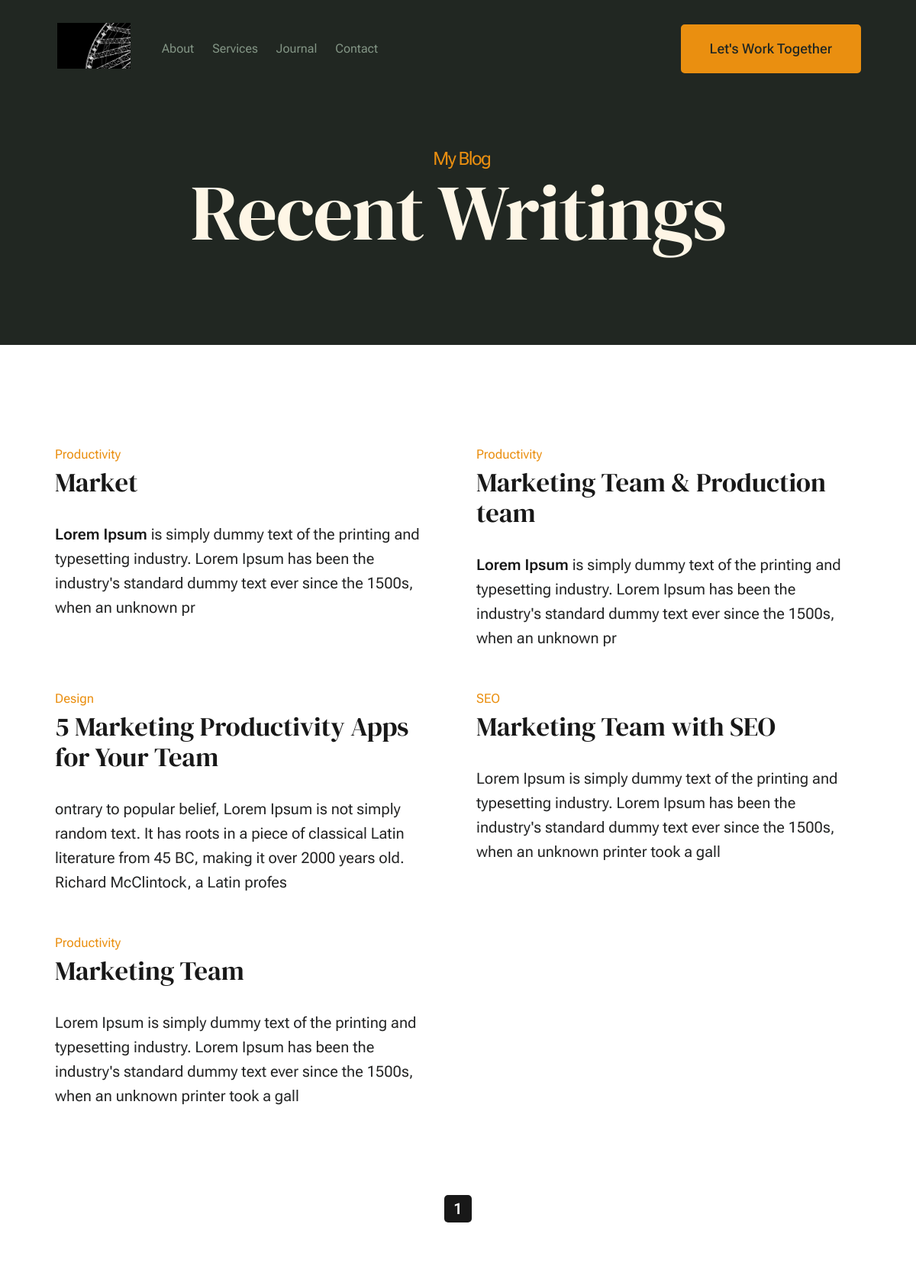
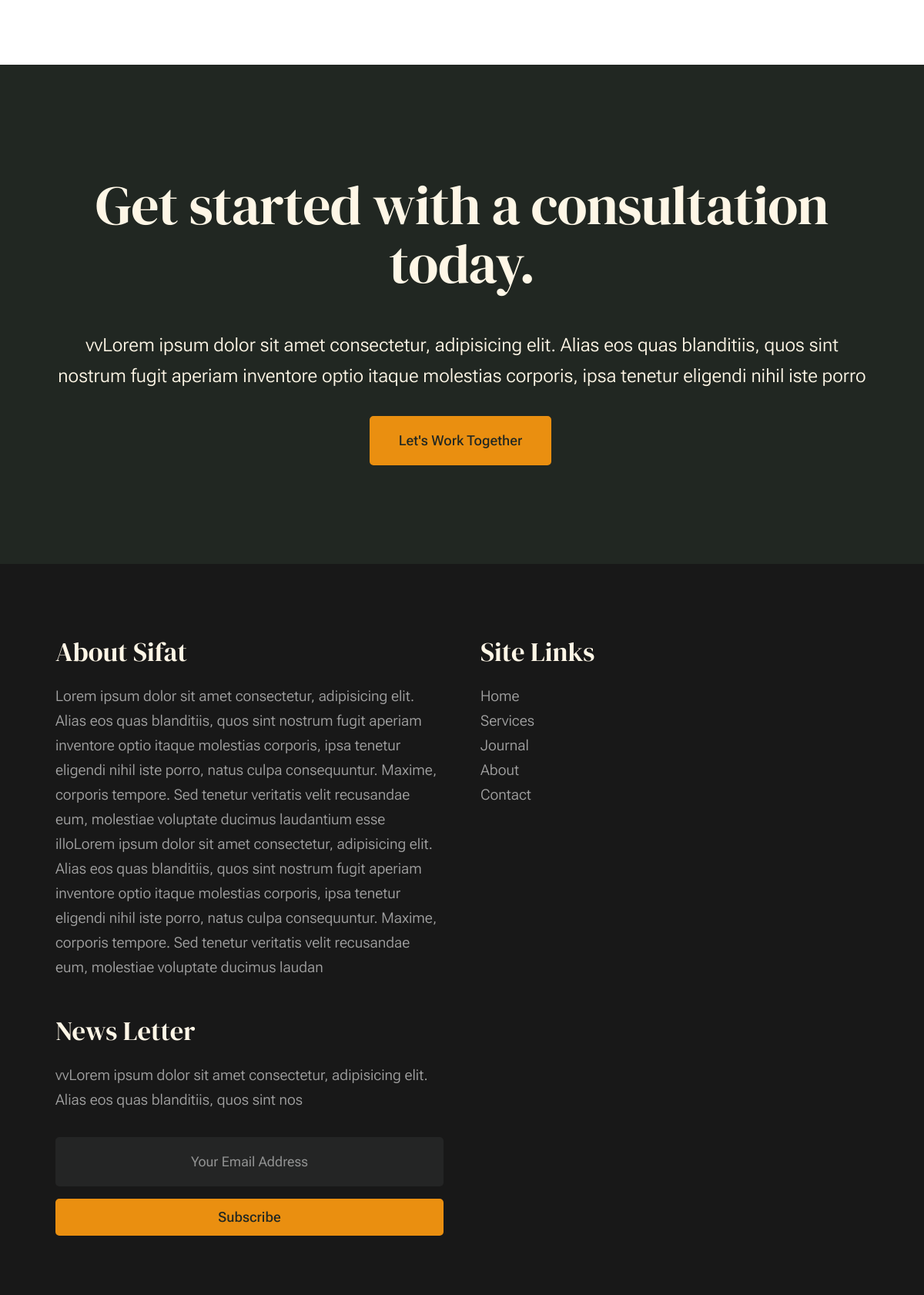
Screenshot of /blog/ (upper part) with the database file from the repository (2 pictures, top to bottom).
### website/models.py (models this page shows, shortened)
class WebsiteSetting(models.Model):
    site_name = models.CharField(max_length=25)
    owner_image = models.ImageField('owner/')
    owner_about = models.TextField(null=True, blank=True)
    logo = models.ImageField(upload_to='logo/')
    favicon = models.ImageField(upload_to='favicon/')
    home_title = models.CharField(max_length=150)
    scroll_button = models.CharField(max_length=20)
    facebook = models.CharField(max_length=50)
    twitter = models.CharField(max_length=50)
    instagram = models.CharField(max_length=50)
    dribble = models.CharField(max_length=50)
    about_pre_title = models.CharField(max_length=15)
    about_title = models.CharField(max_length=30)
    about_background_image = models.ImageField('about/')
    about_desc = models.TextField(null=True, blank=True)
    expertise_pre_title = models.CharField(max_length=15)
    expertise_title = models.CharField(max_length=30)
    expertise_desc = models.TextField(max_length=300)
    expertise_button_text = models.CharField(max_length=20)
    clients_pre_title = models.CharField(max_length=15)
    clients_title = models.CharField(max_length=100)
    clients_desc = models.TextField(null=True, blank=True)
    testimonials_pre_title = models.CharField(max_length=20)
    testimonials_title = models.CharField(max_length=30)
    cta_title = models.CharField(max_length=50)
    cta_desc = models.TextField(max_length=200)
    cta_button = models.CharField(max_length=20)
    article_pre_title = models.CharField(max_length=15)
    article_title = models.CharField(max_length=30)
    about_page_content_title = models.CharField(max_length=80)
    about_page_content_desc = models.TextField()
    about_page_main_content_title = models.CharField(max_length=50)
    about_page_main_content_desc = models.TextField()
    about_page_value_title = models.CharField(max_length=50)
    about_page_together_work_title = models.CharField(max_length=50)
    about_page_together_work_desc = RichTextField()
    more_abouts_owner_title = models.CharField(max_length=80)
    more_abouts_owner_desc = models.TextField()
    services_page_pre_title = models.CharField(max_length=20)
    services_page_title = models.CharField(max_length=30)
    services_page_display_title = models.CharField(max_length=50)
    services_page_display_desc = models.TextField()
    blog_page_pre_title = models.CharField(max_length=20)
    blog_page_title = models.CharField(max_length=50)
    contact_page_pre_title = models.CharField(max_length=20)
    contact_page_title = models.CharField(max_length=30)
    contact_page_content_title = models.CharField(max_length=80)
    contact_page_desc = models.TextField()
    contact_page_image = models.ImageField(upload_to='contact/')
    newsLetter_title = models.CharField(max_length=20)
    newsLetter_desc = models.TextField(max_length=100)
    email = models.EmailField(max_length=30)
    alt_email = models.EmailField(max_length=30, null=True, blank=True)
    email_button_text = models.CharField(max_length=40)
    phone = models.CharField(max_length=15)
    alt_phone = models.CharField(max_length=15, null=True, blank=True)
    designs_year = models.CharField(max_length=5)
    designer_name = models.CharField(max_length=30)
    designer_profile = models.CharField(max_length=60)
    @property
    def short_cta_desc(self):
        return self.cta_desc[:200]

class Article(models.Model):
    title = models.CharField(max_length=150)
    category = models.ForeignKey(ArticleCategory, on_delete=models.CASCADE)
    image1 = models.ImageField(upload_to='article/')
    image2 = models.ImageField(upload_to='article/')
    desc = RichTextField()
    desc2 = RichTextField(blank=True,null=True)
    desc3 = RichTextField(blank=True,null=True)
    blockquote_title = models.CharField(max_length=20, null=True, blank=True)
    blockquote_desc = models.TextField(null=True, blank=True)
    timestamp = models.DateTimeField(auto_now=True)
    @property
    def short_desc(self):
        return self.desc[:200]

class ArticleCategory(models.Model):
    category = models.CharField(max_length=30)
    def __str__(self):
        return self.category

### website/views.py (the view)
# urls.py: path('blog/', views.BlogView.as_view(), name='blog'),
class BlogView(TemplateView):
    template_name = 'blog.html'
    def get_context_data(self, **kwargs):
        articles =  Article.objects.order_by('-timestamp')
        paginator = Paginator(articles, 9)
        page_number = self.request.GET.get('page')
        context = super().get_context_data(**kwargs)
        context['websetting'] = WebsiteSetting.objects.last()
        context['articles'] = paginator.get_page(page_number)
        return context

### website/forms.py
class NewsletterForm(forms.ModelForm):
    class Meta:
        model = NewsletterSubscription
        fields = ['email']
        widgets = {
            'email': forms.EmailInput(attrs={
                'placeholder': 'Your Email Address',
                'class': 'u-fullwidth text-center',
            }),
        }

### website/context.py (called while the page is built)
def newsletter_form(request):
    return {
        'newsletter_form': NewsletterForm()
    }

### templates/blog.html (shortened to what this page needs)
{% extends 'bash.html' %}
{% load static %}
{% block content %}
    <div id="page" class="s-pagewrap">
       {% include 'header.html' %}
        <section id="content" class="s-content">
               <section class="s-pageheader pageheader">
                    <div class="row">
                        <div class="column xl-12">
                            <h1 class="page-title">
                                <span class="page-title__small-type text-pretitle">{{websetting.blog_page_pre_title}}</span>
                                {{websetting.blog_page_title}}
                            </h1>
                        </div>
                    </div>
               </section>
               <section class="s-pagecontent pagecontent">
                    <div class="row">
                        <div class="column xl-12 grid-block">
                                <div class="grid-full grid-list-items">
                                    {% for article in articles %}
                                    <div class="grid-list-items__item blog-card">
                                        <div class="blog-card__header">
                                            <div class="blog-card__cat-links">
                                                <a href="{% url 'blog' %}">{{article.category}}</a>
                                            </div>
                                            <h3 class="blog-card__title"><a href="{% url 'blog-details' article.id %}">{{article.title}}</a></h3>
                                        </div>
                                        <div class="blog-card__text">
                                            <p>
                                             {{article.short_desc | safe}}
                                            </p>
                                        </div>
                                    </div>
                                    {% endfor %}
                                </div>
                        </div>
                    </div>
                    <div class="row navigation pagination">
                        <div class="column xl-12">
                            <nav class="pgn">
                                <ul>
                                    {% for num in articles.paginator.page_range %}
                                    {% if num == articles.number %}
                                    <li><span class="pgn__num current">{{ num }}</span></li>
                                    {% elif num > articles.number|add:'-3' and num < articles.number|add:'3' %}
                                    <li><a class="pgn__num" href="?page={{ num }}">{{ num }}</a></li>
                                    {% endif %}
                                    {% endfor %}
                                </ul>
                            </nav>
                        </div>
                    </div>
               </section>
        </section>
        {% include 'cta.html' %}
       {% include 'footer.html' %}
    </div>
{% endblock %}

### templates/header.html (shortened to what this page needs)
        <header class="s-header">
            <div class="row s-header__inner width-sixteen-col">
                <div class="s-header__block">
                    <div class="s-header__logo">
                        <a class="logo" href="{% url 'home' %}">
                            <img src="{{websetting.logo.url}}" alt="Homepage">
                        </a>
                    </div>
                </div>
                <nav class="s-header__nav">
                    <ul class="s-header__menu-links">
                        <li><a href="{% url 'about' %}">About</a></li>
                        <li><a href="{% url 'services' %}">Services</a></li>
                        <li><a href="{% url 'blog' %}">Journal</a></li>
                        <li><a href="{% url 'contact' %}">Contact</a></li>
                    </ul>
                    <div class="s-header__contact">
                        <a href="{% url 'contact' %}" class="btn btn--primary s-header__contact-btn"> {{websetting.cta_button}}</a>
                    </div>
                </nav>
            </div>
        </header>

### templates/cta.html
<section id="cta" class="s-cta">
    <div class="row row-x-center text-center">
        <div class="column xl-8 lg-12">
            <div class="s-cta__content">
                <h2 class="text-display-title">
                {{websetting.cta_title}}
                </h2>
                <p class="lead">
                 {{websetting.short_cta_desc}}
                </p>
                <a href="{% url 'contact' %}" class="btn btn--primary"> {{websetting.cta_button}}</a>
            </div>
        </div>
    </div>
</section>

### templates/footer.html (shortened to what this page needs)
        <footer class="s-footer">
            <div class="row s-footer__content">
                <div class="column xl-6 lg-6 md-12 s-footer__block s-footer__about">
                    <h3>About {{websetting.site_name}}</h3>
                    <p>
                        {{websetting.owner_about}}
                    </p>
                </div>
                <div class="column xl-3 lg-6 md-12 s-footer__block s-footer__site-links">
                    <h3>Site Links</h3>
                    <ul class="link-list">
                        <li><a href="{% url 'home' %}">Home</a></li>
                        <li><a href="{% url 'services' %}">Services</a></li>
                        <li><a href="{% url 'blog' %}">Journal</a></li>
                        <li><a href="{% url 'about' %}">About</a></li>
                        <li><a href="{% url 'contact' %}">Contact</a></li>
                    </ul>
                </div>
                <div class="column xl-3 lg-6 md-12 tab-12 s-footer__block s-footer__newsletter">
                    <h3>{{websetting.newsLetter_title}}</h3>
                    <p>
                    {{websetting.newsLetter_desc}}
                    </p>
                    <div class="subscribe-form">
                        <form method="post" action="{% url 'newsletter_subscribe' %}" >
                            {{ newsletter_form.email }}
                            <button type="submit" class="btn--primary btn--small u-fullwidth">Subscribe</button>
                        </form>
                    </div>
                </div>
            </div>
        </footer>

### rows the page displays
WebsiteSetting: logo (picture), cta_button "Let's Work Together", blog_page_pre_title "My Blog", blog_page_title "Recent Writings", cta_title "Get started with a consultation today.", short_cta_desc "vvLorem ipsum dolor sit amet consectetur, adipisicing elit. Alias eos quas blanditiis, quos sint nostrum fugit aperiam inventore optio itaque molestias corporis, ipsa tenetur eligendi nihil iste porro", site_name "Sifat", owner_about "Lorem ipsum dolor sit amet consectetur, adipisicing elit. Alias eos quas blanditiis, quos sint nostrum fugit aperiam inventore optio itaque molestias corporis, ipsa tenetur eligendi nihil iste porro, natus culpa consequuntur. Maxime, corporis tempore. Sed tenetur veritatis velit recusandae eum, molestiae voluptate ducimus laudantium esse illoLorem ipsum dolor sit amet consectetur, adipisicing elit. Alias eos quas blanditiis, quos sint nostrum fugit aperiam inventore optio itaque molestias corporis, ipsa tenetur eligendi nihil iste porro, natus culpa consequuntur. Maxime, corporis tempore. Sed tenetur veritatis velit recusandae eum, molestiae voluptate ducimus laudan", newsLetter_title "News Letter", newsLetter_desc "vvLorem ipsum dolor sit amet consectetur, adipisicing elit. Alias eos quas blanditiis, quos sint nos"
Article: category "Productivity", title "Market", short_desc "Lorem Ipsum is simply dummy text of the printing and typesetting industry. Lorem Ipsum has been the industry's standard dummy text ever since the 1500s, when an unknown pr"
Article: category "Productivity", title "Marketing Team & Production team", short_desc "Lorem Ipsum is simply dummy text of the printing and typesetting industry. Lorem Ipsum has been the industry's standard dummy text ever since the 1500s, when an unknown pr"
Article: category "Design", title "5 Marketing Productivity Apps for Your Team", short_desc "ontrary to popular belief, Lorem Ipsum is not simply random text. It has roots in a piece of classical Latin literature from 45 BC, making it over 2000 years old. Richard McClintock, a Latin profes"
Article: category "SEO", title "Marketing Team with SEO", short_desc "Lorem Ipsum is simply dummy text of the printing and typesetting industry. Lorem Ipsum has been the industry's standard dummy text ever since the 1500s, when an unknown printer took a gall"
Article: category "Productivity", title "Marketing Team", short_desc "Lorem Ipsum is simply dummy text of the printing and typesetting industry. Lorem Ipsum has been the industry's standard dummy text ever since the 1500s, when an unknown printer took a gall"

### other values shown
{{ num }} "1"
